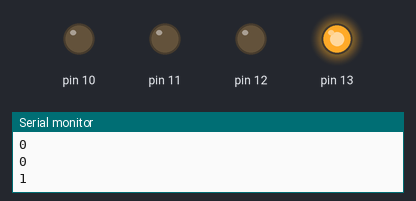
Bench run of a sketch on a simulated Arduino Uno, built with avr-gcc and run on an emulated ATmega328P. Shown: output pins drawn as LEDs (lit = HIGH), the last lines printed to the serial monitor. Random numbers use the default seed unless the sketch sets one.

Above: at 0.6 s.
At 6.14 s:
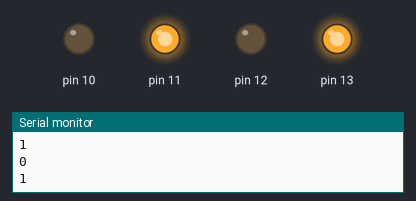
At 8.45 s:
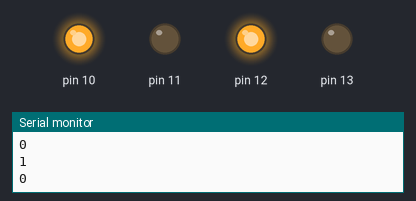
At 14.89 s:
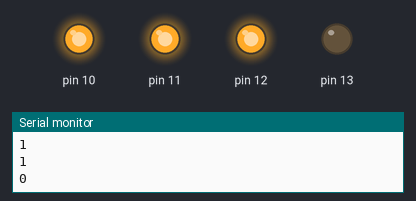
At 25.92 s:
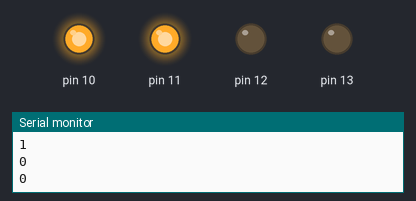
At 39.93 s:
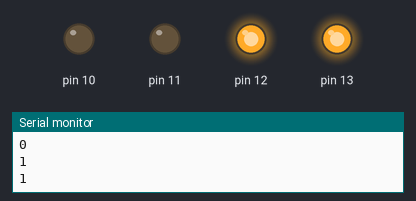
Timing chart, 0 to 40.0 s (numbered marks = the images above):
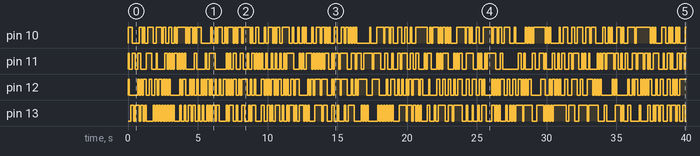

The sketch:

GuirlandeFolle.ino
```cpp
// Programme GuirlandeFolle
// Allume les LEDs aleatroirement


int NOMBRE_DE_LEDS = 4;
int LIMITE = 2 << NOMBRE_DE_LEDS;
int PIN_BASE = 14 - NOMBRE_DE_LEDS;

// Cette partie n'est faite qu'une fois quand on appuie sur le bouton RESET de l'Arduino
void setup () {
  for (int i=0; i<NOMBRE_DE_LEDS; i++) {
    pinMode (PIN_BASE + i, OUTPUT);
  }
  Serial.begin(9600);
}

// Cette partie est faite en boucle tant que l'on n'arrete pas l'arduino

void loop() {
  int nombre = random(LIMITE );

  Serial.println("N");
  Serial.println(nombre);

  afficheUnNombre(nombre);

  delay(100);
}


void afficheUnNombre(int nombre) {
  int val = nombre;
  int reste = 0;
  for (int i=0; i<NOMBRE_DE_LEDS; i++) {
    reste = val % 2;
    Serial.println(reste);
    val = val >> 1;  // divise par 2
    digitalWrite(PIN_BASE + i, reste * HIGH);
  }
}
```

Measured:
- by itself, pin 10: LOW → HIGH at 0.00 s, → LOW 0.30 s later, → HIGH 0.50 s later, → LOW 0.20 s later, … (185 changes in this stretch)
- by itself, pin 11: LOW → HIGH at 0.00 s, → LOW 0.10 s later, → HIGH 0.20 s later, → LOW 0.20 s later, … (191 changes in this stretch)
- by itself, pin 12: LOW → HIGH at 0.00 s, → LOW 0.10 s later, → HIGH 0.60 s later, → LOW 0.10 s later, … (209 changes in this stretch)
- by itself, pin 13: LOW → HIGH at 0.20 s, → LOW 0.20 s later, → HIGH 0.10 s later, → LOW 0.30 s later, … (194 changes in this stretch)
